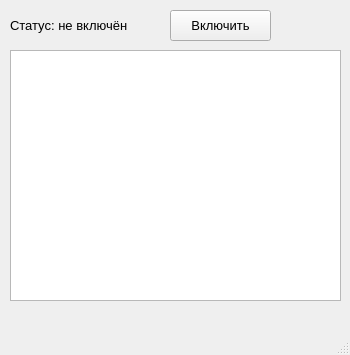
<?xml version="1.0" encoding="UTF-8"?>
<ui version="4.0">
 <class>MainWindow</class>
 <widget class="QMainWindow" name="MainWindow">
  <property name="geometry">
   <rect>
    <x>0</x>
    <y>0</y>
    <width>350</width>
    <height>355</height>
   </rect>
  </property>
  <property name="windowTitle">
   <string>Сервер</string>
  </property>
  <widget class="QWidget" name="centralwidget">
   <widget class="QLabel" name="statusLabel">
    <property name="geometry">
     <rect>
      <x>10</x>
      <y>10</y>
      <width>161</width>
      <height>31</height>
     </rect>
    </property>
    <property name="font">
     <font>
      <pointsize>10</pointsize>
     </font>
    </property>
    <property name="text">
     <string>Статус: не включён</string>
    </property>
   </widget>
   <widget class="QPushButton" name="pushButton">
    <property name="geometry">
     <rect>
      <x>170</x>
      <y>10</y>
      <width>101</width>
      <height>31</height>
     </rect>
    </property>
    <property name="font">
     <font>
      <pointsize>10</pointsize>
     </font>
    </property>
    <property name="text">
     <string>Включить</string>
    </property>
   </widget>
   <widget class="QTextEdit" name="textEdit">
    <property name="geometry">
     <rect>
      <x>10</x>
      <y>50</y>
      <width>331</width>
      <height>251</height>
     </rect>
    </property>
    <property name="font">
     <font>
      <pointsize>10</pointsize>
     </font>
    </property>
    <property name="readOnly">
     <bool>true</bool>
    </property>
    <property name="html">
     <string>&lt;!DOCTYPE HTML PUBLIC &quot;-//W3C//DTD HTML 4.0//EN&quot; &quot;http://www.w3.org/TR/REC-html40/strict.dtd&quot;&gt;
&lt;html&gt;&lt;head&gt;&lt;meta name=&quot;qrichtext&quot; content=&quot;1&quot; /&gt;&lt;style type=&quot;text/css&quot;&gt;
p, li { white-space: pre-wrap; }
&lt;/style&gt;&lt;/head&gt;&lt;body style=&quot; font-family:'MS Shell Dlg 2'; font-size:10pt; font-weight:400; font-style:normal;&quot;&gt;
&lt;p style=&quot;-qt-paragraph-type:empty; margin-top:0px; margin-bottom:0px; margin-left:0px; margin-right:0px; -qt-block-indent:0; text-indent:0px;&quot;&gt;&lt;br /&gt;&lt;/p&gt;&lt;/body&gt;&lt;/html&gt;</string>
    </property>
   </widget>
  </widget>
  <widget class="QMenuBar" name="menubar">
   <property name="geometry">
    <rect>
     <x>0</x>
     <y>0</y>
     <width>350</width>
     <height>26</height>
    </rect>
   </property>
  </widget>
  <widget class="QStatusBar" name="statusbar"/>
 </widget>
 <resources/>
 <connections/>
</ui>
